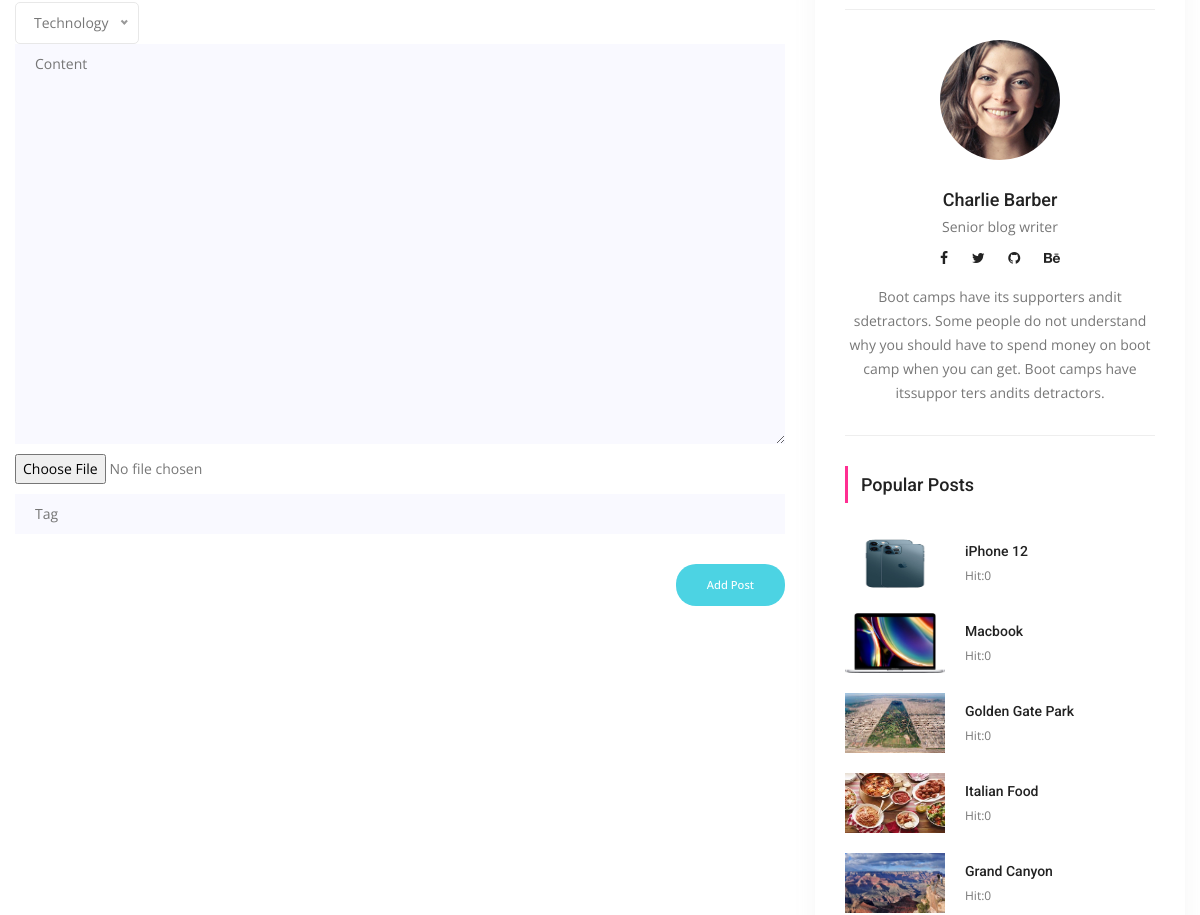
The page /posts/create/ (signed in, middle part) on the database as committed earlier.
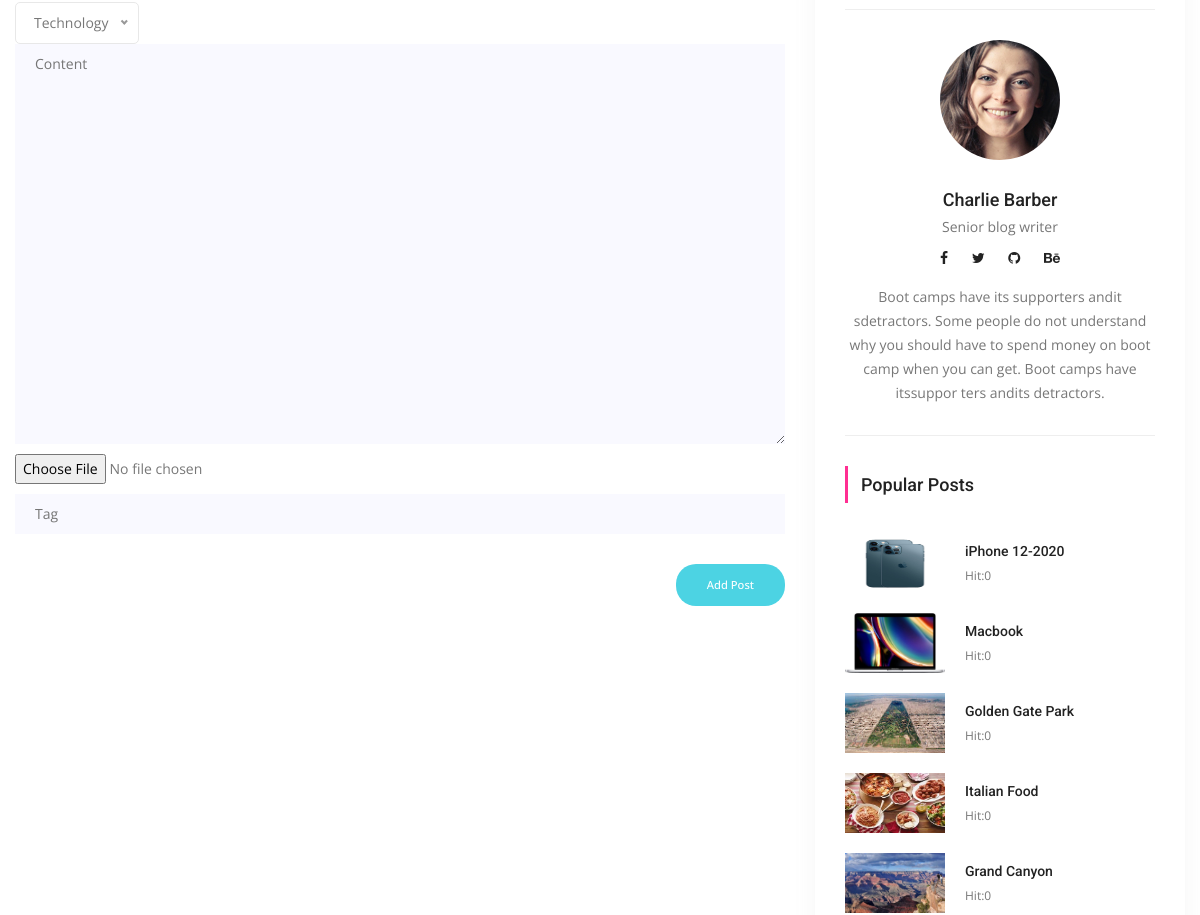
The same page on the database as committed later.
### posts/models.py (models this page shows, shortened)
class Post(models.Model):
    title = models.CharField(max_length=150)
    content = models.TextField()
    publishing_date = models.DateField(auto_now_add=True)
    image = models.ImageField(blank=True, null=True, upload_to='uploads')
    user = models.ForeignKey(settings.AUTH_USER_MODEL, on_delete=models.CASCADE)
    slug = models.SlugField(default="slug", editable=False)
    category = models.ForeignKey(Category, on_delete=models.CASCADE, related_name="posts", default=1)
    tag = models.ManyToManyField(Tag, related_name="posts", blank=True)
    slider_post = models.BooleanField(default=False)
    hit = models.PositiveIntegerField(default=0)

### posts/views.py (the view, shortened to what this page needs)
# urls.py: path('posts/create/', CreatePostView.as_view(), name="create_post"),
@method_decorator(login_required(login_url='users/login'), name="dispatch")
class CreatePostView(CreateView):
    template_name = 'posts/create-post.html'
    form_class = PostCreationForm
    model = Post

### posts/forms.py
class PostCreationForm(forms.ModelForm):
    class Meta:
        model = Post
        widgets = {
            'title': forms.TextInput(attrs={'class':'single-input','placeholder':'Title'}),
            'content' : forms.Textarea(attrs={'class':'single-input', 'placeholder':'Content'})
        }
        fields = ['title', 'category', 'content', 'image', ]

### posts/models.py (called while the page is built)
    def __str__(self):
        return self.title

    def post_count(self):
        return self.posts.all().count()

    def __str__(self):
        return self.title

### posts/templatetags/custom_tags.py (called while the page is built)
@register.simple_tag(name="categories")
def all_categories():
    return Category.objects.all()

@register.simple_tag(name="tags")
def all_tags():
    return Tag.objects.all()

@register.simple_tag(name="hit_posts")
def hit_posts():
    return Post.objects.order_by('-hit')[:5]

### posts/templates/posts/create-post.html (shortened to what this page needs)
{% extends 'posts/base.html'%}
{% load static %}
{% block content %}
        <section class="blog_area p_120">
            <div class="container">
                <div class="row">
                    <div class="col-lg-8">
                        <div class="blog_left_sidebar">
                            <form method="POST" enctype="multipart/form-data">
                                {% for field in form %}
                                <div class="mt-10">
                                    {{ field }}
                                </div>
                                {% endfor %}
                                <div class="mt-10">
                                    <input type="text" name="tag" placeholder="Tag" onfocus="this.placeholder = ''" onblur="this.placeholder = 'tag'" required class="single-input">
                                </div>
                                <input type="submit" class="genric-btn success circle" style="float:right; margin-top:30px" value="Add Post">
                            </form>
                        </div>
                    </div>
                    {% include 'posts/sidebar.html' %}
                </div>
            </div>
        </section>
{% endblock %}

### posts/templates/posts/sidebar.html (shortened to what this page needs)
{% load static %}
{% load custom_tags %}
<div class="col-lg-4">
                        <div class="blog_right_sidebar">
                            <aside class="single_sidebar_widget search_widget">
                                <div class="br"></div>
                            </aside>
                            <aside class="single_sidebar_widget author_widget">
                                <img class="author_img rounded-circle" src="{% static "img/blog/author.png" %}" alt="">
                                <h4>Charlie Barber</h4>
                                <p>Senior blog writer</p>
                                <div class="social_icon">
                                    <a href="#"><i class="fa fa-facebook"></i></a>
                                    <a href="#"><i class="fa fa-twitter"></i></a>
                                    <a href="#"><i class="fa fa-github"></i></a>
                                    <a href="#"><i class="fa fa-behance"></i></a>
                                </div>
                                <p>Boot camps have its supporters andit sdetractors. Some people do not understand why you should have to spend money on boot camp when you can get. Boot camps have itssuppor ters andits detractors.</p>
                                <div class="br"></div>
                            </aside>
                            <aside class="single_sidebar_widget popular_post_widget">
                                <h3 class="widget_title">Popular Posts</h3>
                                {% hit_posts as posts %}
                                {% for post in posts %}
                                <div class="media post_item">
                                    <img src="{{post.image.url}}" alt="post" style="width:100px;height:60px">
                                    <div class="media-body">
                                        <a href="{% url 'detail' post.pk post.slug%}"><h3>{{post.title}}</h3></a>
                                        <p>Hit:{{post.hit}}</p>
                                    </div>
                                </div>
                                {% endfor %}
                            </aside>
                        </div>
                    </div>

Rows that differ between the two databases and show on the page:
changed Post: title "iPhone 12" → "iPhone 12-2020"
